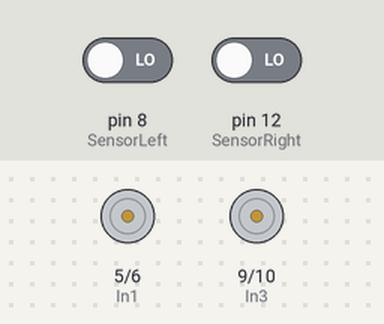
The sketch below on a simulated Arduino Uno, built with avr-gcc and run on an emulated ATmega328P. Parts: motor-driver pin pairs drawn as motors (green arrow = first pin HIGH = forward, orange = second pin HIGH = backward, longer = more drive). The test bench sets the inputs (shaded band); at power-on: pin 8 (SensorLeft) LOW, pin 12 (SensorRight) LOW.

Above: at 1.7 s.
1.8 s: pin 8 (SensorLeft) driven HIGH
At 2.35 s:
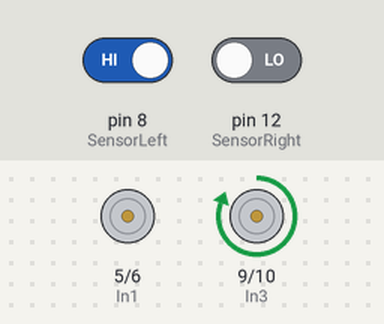
4.8 s: pin 12 (SensorRight) driven HIGH
At 5.22 s:
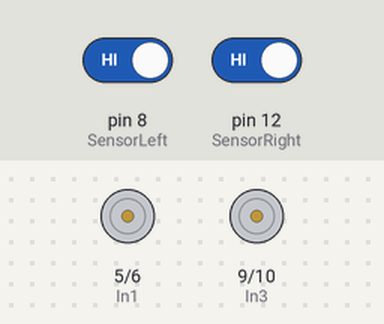
7.8 s: pin 8 (SensorLeft) driven LOW
At 8.35 s:
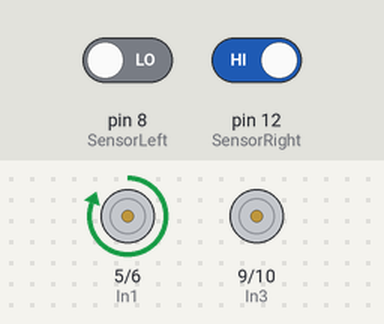
10.8 s: pin 12 (SensorRight) driven LOW
At 11.3 s:
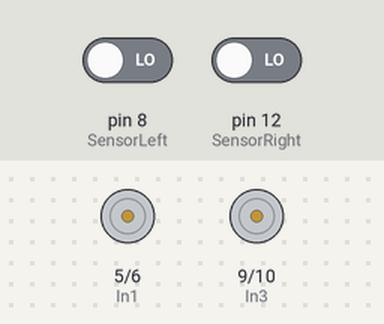
Timing chart, 0 to 13.3 s (numbered marks = the images above; inputs shaded):
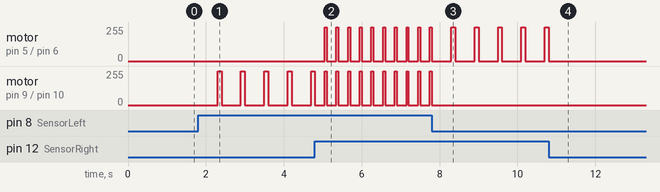

The sketch:

test1.ino
```cpp
const int In1 = 5;//1B1的腳位
   const int In2 = 6;//1A1的腳位
   const int In3 = 9;//1A2的腳位
   const int In4 = 10;//1B2的腳位

int SensorLeft = 8;//左感測器輸入腳
int SensorRight =12;//右感測器輸入腳
int SL;//左感測器狀態
int SR;//右感測器狀態
void setup() {
  Serial.begin(9600);//初始化序列埠
  pinMode(In1,OUTPUT);
  pinMode(In2,OUTPUT);
  pinMode(In3,OUTPUT);
  pinMode(In4,OUTPUT);
  pinMode(SensorLeft, INPUT);//讀入左感測器狀態
  pinMode(SensorRight, INPUT); //讀入右感測器狀態
  mstop();
  delay(500);
 }
void loop(){
  SL = digitalRead(SensorLeft); //讀取左感測器狀態值
  SR = digitalRead(SensorRight);//讀取右感測器狀態值
  if (SL == 1&& SR ==1) {//如果左右感測器的值均為 1，代表左右感測器都看到黑色，車子前進
    mstop();
    delay(250);
    mforward();
    delay(50);
  }

  if (SL == 1 && SR == 0) {//如果左邊感測器的值為1，而右邊感測器的值為0，代表左邊感測器看到黑色，右邊感測器看到白色，車子左轉
    mstop();
    delay(500);
    mleft();
    delay(100);
  }

  if (SL == 0 && SR == 1) {//如果左邊感測器的值為0，而右邊感測器的值為1，代表左邊感測器看到白色，右邊感測器看到黑色，車子右轉
    mstop();
    delay(500);
    mright();
    delay (100);
  }

  if (SL == 0&& SR == 0) { //如果左邊感測器的值為0，而右邊感測器的值為0，代表左右邊感測器都看到白色，車子停止
    mstop();
    delay (100);
  }
 }
 int mback(){//後退的函式
  digitalWrite(In1,LOW);//左邊往前
  digitalWrite(In2,HIGH);//左邊往後
  digitalWrite(In3,LOW);//右邊往前
  digitalWrite(In4, HIGH);//右邊往後
}
void mforward(){//前進的函式
  digitalWrite(In1, HIGH);
  digitalWrite(In2, LOW);
  digitalWrite(In3, HIGH);
  digitalWrite(In4, LOW);
}
void mleft(){//左轉的函式
  digitalWrite(In1, LOW);
  digitalWrite(In2, LOW);
  digitalWrite(In3,HIGH);
  digitalWrite(In4, LOW);
}
void mright(){//右轉的函式
  digitalWrite(In1,HIGH);
  digitalWrite(In2, LOW);
  digitalWrite(In3, LOW);
  digitalWrite(In4, LOW);
}
void mstop(){//停止的函式
  digitalWrite(In1,LOW);
  digitalWrite(In2,LOW);
  digitalWrite(In3,LOW);
  digitalWrite(In4,LOW);
}
```

Measured:
- after the input at 1.8 s, motor on pin 9 (In3) / pin 10 (In4): alternates forward 255/255 for 0.10 s and stopped for 0.50 s, starting after 0.50 s
- after the input at 4.8 s, motor on pin 5 (In1) / pin 6 (In2), motor on pin 9 (In3) / pin 10 (In4): alternates forward 255/255 for 0.05 s and stopped for 0.25 s, starting after 0.25 s
- after the input at 7.8 s, motor on pin 5 (In1) / pin 6 (In2): alternates forward 255/255 for 0.10 s and stopped for 0.50 s, starting after 0.50 s; motor on pin 9 (In3) / pin 10 (In4): goes on until 7.8 s, then stays stopped
- after the input at 10.8 s, motor on pin 5 (In1) / pin 6 (In2): goes on until 10.8 s, then stays stopped
